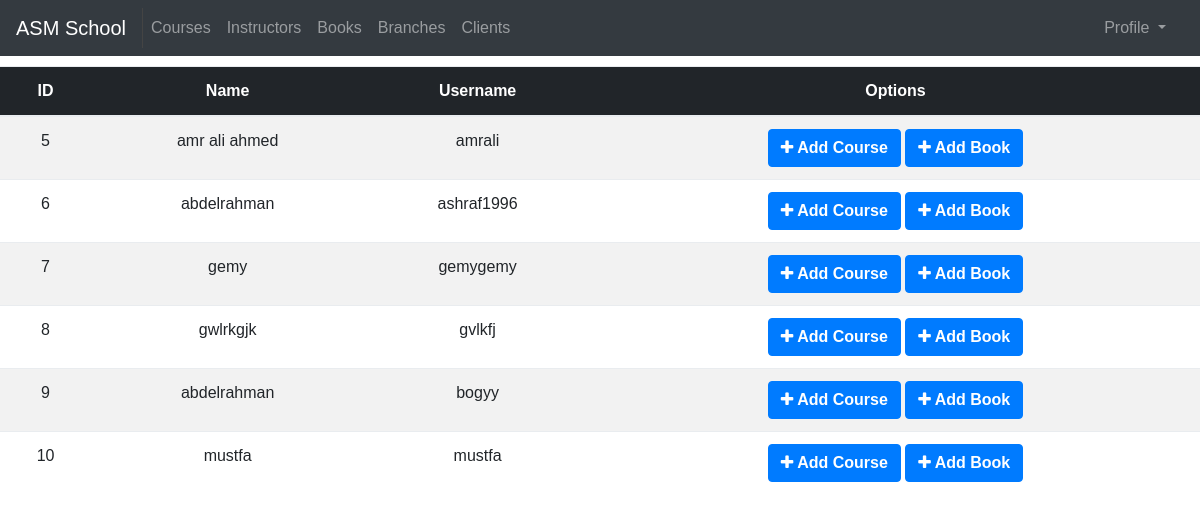
The app's page /supervisor_client.php (signed in) with its own data.
### tables this page shows
CREATE TABLE `clients` (
  `id` int(11) NOT NULL,
  `username` varchar(20) NOT NULL,
  `name` varchar(20) NOT NULL,
  `password` varchar(255) NOT NULL,
  `phone` varchar(20) NOT NULL,
  `verify` tinyint(1) NOT NULL,
  `email` varchar(50) NOT NULL,
  `profileImage` varchar(255) DEFAULT NULL,
  `unseen_notific` int(11) DEFAULT NULL,
  `registrationDate` date NOT NULL,
  `lost` varchar(255) DEFAULT NULL
);

### classes/database.inc (called while the page is built, shortened)
 <?php
 class Database{
private static $instance = null;
private $conn;
private function __construct(){
  try{
$this->conn= new PDO ("mysql:host=localhost;dbname=center","root","aymon");
$this->conn->setAttribute(PDO::ATTR_ERRMODE, PDO::ERRMODE_EXCEPTION);
}catch(PDOException $e){
    echo  "Faild to Connect to the Database";
    die();
}
}
public static function getinstance(){
if(self::$instance == null){self::$instance=new Database();}
return self::$instance;
}
public function selectAll($query,$attr,$classname,$option){
	$stmt=$this->conn->prepare($query);
	if($option==1){
	if(empty($attr))    $stmt->execute();
else
    $stmt->execute($attr);
    if($stmt->rowCount()>0){
    return $stmt->fetchAll(PDO::FETCH_CLASS,$classname);}
    else return 0;}
}
public function close(){
    Database::$instance=null;
    $this->conn=null;
}
}
?>

### classes/client.inc (called while the page is built, shortened)
<?php
class Client extends User implements editable,observer{
	public static function showAll(){
		$db = Database::getinstance();
		$clients = $db->selectAll('SELECT * FROM clients ORDER BY id','','Client',1);
        return $clients;
	}
}

### classes/supervisor.inc (called while the page is built, shortened)
<?php
class Supervisor extends Worker {
public function showclientsdata(){
	return Client::showAll();
  }
}

### classes/user.inc (called while the page is built, shortened)
<?php
class User{
    protected $id;
    protected $name;
    protected $username;
    public function getUsername(){
        return $this->username;
    }
    public function getName(){
        return $this->name;
    }
    public function getId(){
        return $this->id;
    }
}

### supervisor_client.php (the view, shortened to what this page needs)
<?php
if(isset($_SESSION["SUPERVISOR"])){
  $supervisor=$_SESSION["SUPERVISOR"];
?>
<!DOCTYPE html>
<html>
    <head>
        <link rel="stylesheet" type="text/css" href="css/bootstrap.min.css">
        <link rel="stylesheet" type="text/css" href="css/style.css">
        <link rel="stylesheet" href="css/font-awesome.min.css">
    </head>
    <body>
    <?php
    		require 'cnav.php';
    ?>
        <div class="table-responsive" id="show">
          <table class="table table-striped text-center">
          <thead class="thead-inverse ">
          <tr>
              <th>ID</th>
              <th>Name</th>
              <th>Username</th>
              <th>Options</th>
          </tr>
          </thead>
          <tbody>
          <?php
          $clients=$supervisor->showclientsdata();
          if($clients){
          foreach($clients as $client){
            echo "<tr>
                    <td id='clientid'> ".$client->getId()."</td>
                    <td> ". $client->getName()."</td>
                    <td> ". $client->getUsername()."</td>
                    <td> <button  class='btn btn-primary ' data-toggle='modal' data-target='#courseModel' onclick='getunRegisteredCourses(".$client->getId().")'><i class='fa fa-plus' aria-hidden='true'></i> Add Course</button>
                         <button  class='btn btn-primary ' data-toggle='modal' data-target='#bookModel' onclick='getClient(".$client->getId().")'><i class='fa fa-plus' aria-hidden='true'></i> Add Book</button>
                    </td>
                 </tr>";
        }
      }
          ?>
          </tbody>
          </table>
        </div>
    </body>
</html>
<?php
}else header('Location: login.php');
?>

### css/style.css (style rules this page uses)
body { font-family: sans-serif, serif }
button { cursor: pointer; font-weight: bold !important }
th { text-align: center }

### records on screen
clients: id "5", name "amr ali ahmed", username "amrali"
clients: id "6", name "abdelrahman", username "ashraf1996"
clients: id "7", name "gemy", username "gemygemy"
clients: id "8", name "gwlrkgjk", username "gvlkfj"
clients: id "9", name "abdelrahman", username "bogyy"
clients: id "10", name "mustfa", username "mustfa"
